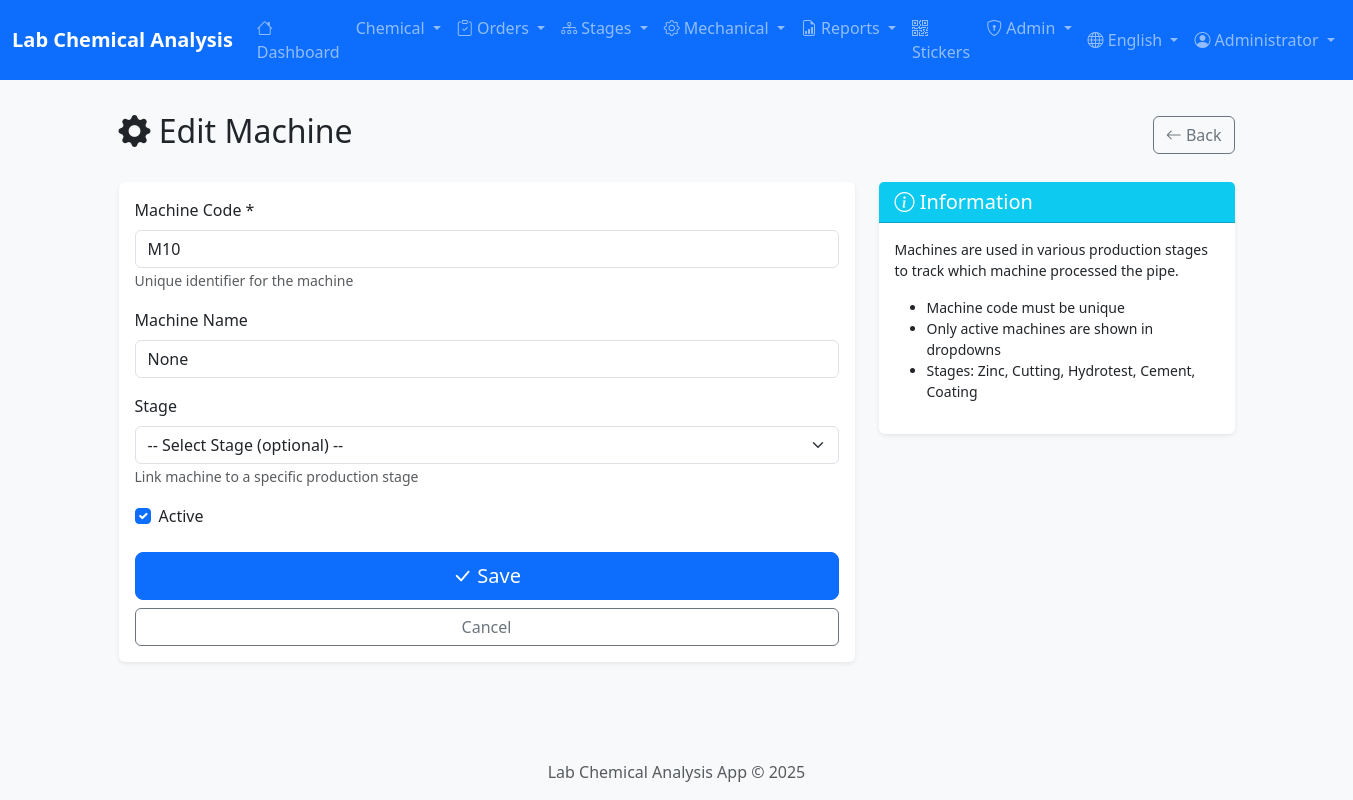
Page /admin/machines/1/edit (signed in) on the committed database.
### app/models/user.py (models this page shows, shortened)
class User(UserMixin, db.Model):
    __tablename__ = 'users'
    id = db.Column(db.Integer, primary_key=True)
    username = db.Column(db.String(50), unique=True, nullable=False, index=True)
    password_hash = db.Column(db.String(255), nullable=False)
    full_name = db.Column(db.String(100))
    full_name_ar = db.Column(db.String(100))  # Arabic name
    email = db.Column(db.String(120), unique=True)
    role = db.Column(db.String(20), nullable=False, default='viewer')
    department = db.Column(db.String(50))  # Lab, Production, QC
    is_active = db.Column(db.Boolean, default=True)
    last_login = db.Column(db.DateTime)
    created_at = db.Column(db.DateTime, default=datetime.utcnow)
    updated_at = db.Column(db.DateTime, default=datetime.utcnow, onupdate=datetime.utcnow)
    ROLE_ADMIN = 'admin'
    ROLE_SUPERVISOR = 'supervisor'
    ROLE_OPERATOR = 'operator'
    ROLE_VIEWER = 'viewer'
    ROLES = [ROLE_ADMIN, ROLE_SUPERVISOR, ROLE_OPERATOR, ROLE_VIEWER]
    DEPT_LAB = 'Lab'
    DEPT_PRODUCTION = 'Production'
    DEPT_QC = 'QC'
    DEPT_ADMIN = 'Admin'
    DEPARTMENTS = [DEPT_LAB, DEPT_PRODUCTION, DEPT_QC, DEPT_ADMIN]
    @property
    def is_admin(self):
        return self.role == self.ROLE_ADMIN

### app/models/chemical.py (models this page shows, shortened)
class Machine(db.Model):
    __tablename__ = 'machines'
    id = db.Column(db.Integer, primary_key=True)
    machine_code = db.Column(db.String(20), unique=True, nullable=False)
    machine_name = db.Column(db.String(100))
    stage = db.Column(db.String(50))  # CCM, Annealing, Zinc, etc.
    is_active = db.Column(db.Boolean, default=True)
    pipes = db.relationship('Pipe', back_populates='machine', lazy='dynamic')

### app/routes/admin.py (the view, shortened to what this page needs)
@admin_bp.route('/machines/<int:id>/edit', methods=['GET', 'POST'])
@login_required
@admin_required
def edit_machine(id):
    machine = Machine.query.get_or_404(id)
    production_stages = ['Zinc', 'Cutting', 'Hydrotest', 'Cement', 'Coating']
    return render_template('admin/machine_form.html',
                          machine=machine,
                          stages=production_stages)

### app/__init__.py (called while the page is built)
def get_locale():
    locale = request.cookies.get('locale')
    if locale in ['ar', 'en']:
        return locale
    return request.accept_languages.best_match(['ar', 'en']) or 'en'

### app/routes/admin.py (called while the page is built)
def admin_required(f):
    @wraps(f)
    def decorated_function(*args, **kwargs):
        if not current_user.is_authenticated or not current_user.is_admin:
            flash('Access denied. Admin privileges required.', 'error')
            return redirect(url_for('main.index'))
        return f(*args, **kwargs)
    return decorated_function

### app/templates/admin/machine_form.html (shortened to what this page needs)
{% extends 'base.html' %}
{% block content %}
<div class="container">
    <div class="d-flex justify-content-between align-items-center mb-4">
        <h2>
            <i class="bi bi-gear-fill"></i>
            {% if machine %}
                {{ 'تعديل الماكينة' if session.get('lang') == 'ar' else 'Edit Machine' }}
            {% else %}
                {{ 'إضافة ماكينة جديدة' if session.get('lang') == 'ar' else 'Add New Machine' }}
            {% endif %}
        </h2>
        <a href="{{ url_for('admin.machines') }}" class="btn btn-outline-secondary">
            <i class="bi bi-arrow-left"></i>
            {{ 'رجوع' if session.get('lang') == 'ar' else 'Back' }}
        </a>
    </div>
    <div class="row">
        <div class="col-lg-8">
            <div class="card border-0 shadow-sm">
                <div class="card-body">
                    <form method="POST">
                        <div class="mb-3">
                            <label class="form-label">{{ 'رمز الماكينة' if session.get('lang') == 'ar' else 'Machine Code' }} *</label>
                            <input type="text" name="machine_code" class="form-control" required
                                   value="{{ machine.machine_code if machine else '' }}"
                                   placeholder="e.g., ZC1, HT2, BC3">
                            <small class="text-muted">{{ 'رمز فريد للماكينة' if session.get('lang') == 'ar' else 'Unique identifier for the machine' }}</small>
                        </div>
                        <div class="mb-3">
                            <label class="form-label">{{ 'اسم الماكينة' if session.get('lang') == 'ar' else 'Machine Name' }}</label>
                            <input type="text" name="machine_name" class="form-control"
                                   value="{{ machine.machine_name if machine else '' }}"
                                   placeholder="{{ 'الاسم الوصفي (اختياري)' if session.get('lang') == 'ar' else 'Descriptive name (optional)' }}">
                        </div>
                        <div class="mb-3">
                            <label class="form-label">{{ 'المرحلة' if session.get('lang') == 'ar' else 'Stage' }}</label>
                            <select name="stage" class="form-select">
                                <option value="">-- {{ 'اختر المرحلة (اختياري)' if session.get('lang') == 'ar' else 'Select Stage (optional)' }} --</option>
                            </select>
                            <small class="text-muted">{{ 'ربط الماكينة بمرحلة إنتاج محددة' if session.get('lang') == 'ar' else 'Link machine to a specific production stage' }}</small>
                        </div>
                        <div class="form-check mb-4">
                            <input type="checkbox" name="is_active" class="form-check-input" id="is_active"
                                   {{ 'checked' if not machine or machine.is_active }}>
                            <label class="form-check-label" for="is_active">
                                {{ 'نشط' if session.get('lang') == 'ar' else 'Active' }}
                            </label>
                        </div>
                        <div class="d-grid gap-2">
                            <button type="submit" class="btn btn-primary btn-lg">
                                <i class="bi bi-check-lg"></i>
                                {{ 'حفظ' if session.get('lang') == 'ar' else 'Save' }}
                            </button>
                            <a href="{{ url_for('admin.machines') }}" class="btn btn-outline-secondary">
                                {{ 'إلغاء' if session.get('lang') == 'ar' else 'Cancel' }}
                            </a>
                        </div>
                    </form>
                </div>
            </div>
        </div>
        <div class="col-lg-4">
            <div class="card border-0 shadow-sm">
                <div class="card-header bg-info text-white">
                    <h5 class="mb-0">
                        <i class="bi bi-info-circle"></i>
                        {{ 'معلومات' if session.get('lang') == 'ar' else 'Information' }}
                    </h5>
                </div>
                <div class="card-body">
                    <p class="small">
                        {{ 'الماكينات تُستخدم في مراحل الإنتاج المختلفة لتتبع أي ماكينة قامت بمعالجة الأنبوب.' if session.get('lang') == 'ar' else 'Machines are used in various production stages to track which machine processed the pipe.' }}
                    </p>
                    <ul class="small">
                        <li>{{ 'رمز الماكينة يجب أن يكون فريداً' if session.get('lang') == 'ar' else 'Machine code must be unique' }}</li>
                        <li>{{ 'يتم عرض الماكينات النشطة فقط في القوائم المنسدلة' if session.get('lang') == 'ar' else 'Only active machines are shown in dropdowns' }}</li>
                        <li>{{ 'المراحل: الزنك، القطع، الاختبار، الإسمنت، الدهان' if session.get('lang') == 'ar' else 'Stages: Zinc, Cutting, Hydrotest, Cement, Coating' }}</li>
                    </ul>
                </div>
            </div>
        </div>
    </div>
</div>
{% endblock %}

### app/templates/base.html (shortened to what this page needs)
<!DOCTYPE html>
<html lang="{{ current_locale }}" dir="{{ 'rtl' if current_locale == 'ar' else 'ltr' }}">
<head>
    {% if current_locale == 'ar' %}
    <link href="https://cdn.jsdelivr.net/npm/bootstrap@5.3.2/dist/css/bootstrap.rtl.min.css" rel="stylesheet">
    {% else %}
    <link href="https://cdn.jsdelivr.net/npm/bootstrap@5.3.2/dist/css/bootstrap.min.css" rel="stylesheet">
    {% endif %}
    <link rel="stylesheet" href="https://cdn.jsdelivr.net/npm/bootstrap-icons@1.11.2/font/bootstrap-icons.min.css">
    <link rel="stylesheet" href="{{ url_for('static', filename='css/style.css') }}">
</head>
<body>
    <nav class="navbar navbar-expand-lg navbar-dark bg-primary sticky-top">
        <div class="container-fluid">
            <a class="navbar-brand" href="{{ url_for('main.index') }}">
                {% if current_locale == 'ar' %}
                مختبر التحليل الكيميائي
                {% else %}
                Lab Chemical Analysis
                {% endif %}
            </a>
            <div class="collapse navbar-collapse" id="navbarNav">
                {% if current_user.is_authenticated %}
                <ul class="navbar-nav me-auto">
                    <li class="nav-item">
                        <a class="nav-link" href="{{ url_for('main.index') }}">
                            <i class="bi bi-house"></i>
                            {{ 'الرئيسية' if current_locale == 'ar' else 'Dashboard' }}
                        </a>
                    </li>
                    <li class="nav-item dropdown">
                        <a class="nav-link dropdown-toggle" href="#" data-bs-toggle="dropdown">
                            {{ 'التحليل الكيميائي' if current_locale == 'ar' else 'Chemical' }}
                        </a>
                    </li>
                    <li class="nav-item dropdown">
                        <a class="nav-link dropdown-toggle" href="#" data-bs-toggle="dropdown">
                            <i class="bi bi-clipboard-check"></i>
                            {{ 'أوامر الإنتاج' if current_locale == 'ar' else 'Orders' }}
                        </a>
                    </li>
                    <li class="nav-item dropdown">
                        <a class="nav-link dropdown-toggle" href="#" data-bs-toggle="dropdown">
                            <i class="bi bi-diagram-3"></i>
                            {{ 'مراحل الإنتاج' if current_locale == 'ar' else 'Stages' }}
                        </a>
                    </li>
                    <li class="nav-item dropdown">
                        <a class="nav-link dropdown-toggle" href="#" data-bs-toggle="dropdown">
                            <i class="bi bi-gear"></i>
                            {{ 'الاختبارات الميكانيكية' if current_locale == 'ar' else 'Mechanical' }}
                        </a>
                    </li>
                    <li class="nav-item dropdown">
                        <a class="nav-link dropdown-toggle" href="#" data-bs-toggle="dropdown">
                            <i class="bi bi-file-earmark-bar-graph"></i>
                            {{ 'التقارير' if current_locale == 'ar' else 'Reports' }}
                        </a>
                    </li>
                    <li class="nav-item">
                        <a class="nav-link" href="{{ url_for('stickers.index') }}">
                            <i class="bi bi-qr-code"></i>
                            {{ 'الملصقات' if current_locale == 'ar' else 'Stickers' }}
                        </a>
                    </li>
                    {% if current_user.is_admin %}
                    <li class="nav-item dropdown">
                        <a class="nav-link dropdown-toggle" href="#" data-bs-toggle="dropdown">
                            <i class="bi bi-shield-lock"></i>
                            {{ 'الإدارة' if current_locale == 'ar' else 'Admin' }}
                        </a>
                    </li>
                    {% endif %}
                </ul>
                <ul class="navbar-nav">
                    <li class="nav-item dropdown">
                        <a class="nav-link dropdown-toggle" href="#" data-bs-toggle="dropdown">
                            <i class="bi bi-globe"></i>
                            {{ 'العربية' if current_locale == 'ar' else 'English' }}
                        </a>
                    </li>
                    <li class="nav-item dropdown">
                        <a class="nav-link dropdown-toggle" href="#" data-bs-toggle="dropdown">
                            <i class="bi bi-person-circle"></i>
                            {{ current_user.full_name or current_user.username }}
                        </a>
                    </li>
                </ul>
                {% endif %}
            </div>
        </div>
    </nav>
    <main class="container-fluid py-3">
        {% block content %}{% endblock %}
    </main>
    <footer class="footer mt-auto py-3 bg-light">
        <div class="container text-center">
            <span class="text-muted">
                {{ 'مختبر التحليل الكيميائي' if current_locale == 'ar' else 'Lab Chemical Analysis App' }}
                &copy; 2025
            </span>
        </div>
    </footer>
</body>
</html>

### app/static/css/style.css (style rules this page uses)
body { background-color: #f8f9fa; min-height: 100vh; display: flex; flex-direction: column; }
main { flex: 1; }
.card { transition: box-shadow 0.2s ease-in-out; }
.navbar-brand { font-weight: 600; }
footer { margin-top: auto; }

### rows in the picture
User: full_name "Administrator"
Machine: machine_code "M10", machine_name "None"

### other values in the picture
{{ 'الرئيسية' if current_locale == 'ar' else 'Dashboard' }} "Dashboard"
{{ 'التحليل الكيميائي' if current_locale == 'ar' else 'Chemical' }} "Chemical"
{{ 'أوامر الإنتاج' if current_locale == 'ar' else 'Orders' }} "Orders"
{{ 'مراحل الإنتاج' if current_locale == 'ar' else 'Stages' }} "Stages"
{{ 'الاختبارات الميكانيكية' if current_locale == 'ar' else 'Mechanical' }} "Mechanical"
{{ 'التقارير' if current_locale == 'ar' else 'Reports' }} "Reports"
{{ 'الملصقات' if current_locale == 'ar' else 'Stickers' }} "Stickers"
{{ 'الإدارة' if current_locale == 'ar' else 'Admin' }} "Admin"
{{ 'العربية' if current_locale == 'ar' else 'English' }} "English"
{{ 'تعديل الماكينة' if session.get('lang') == 'ar' else 'Edit Machine' }} "Edit Machine"
{{ 'رجوع' if session.get('lang') == 'ar' else 'Back' }} "Back"
{{ 'رمز الماكينة' if session.get('lang') == 'ar' else 'Machine Code' }} "Machine Code"
{{ 'اسم الماكينة' if session.get('lang') == 'ar' else 'Machine Name' }} "Machine Name"
{{ 'المرحلة' if session.get('lang') == 'ar' else 'Stage' }} "Stage"
{{ 'نشط' if session.get('lang') == 'ar' else 'Active' }} "Active"
